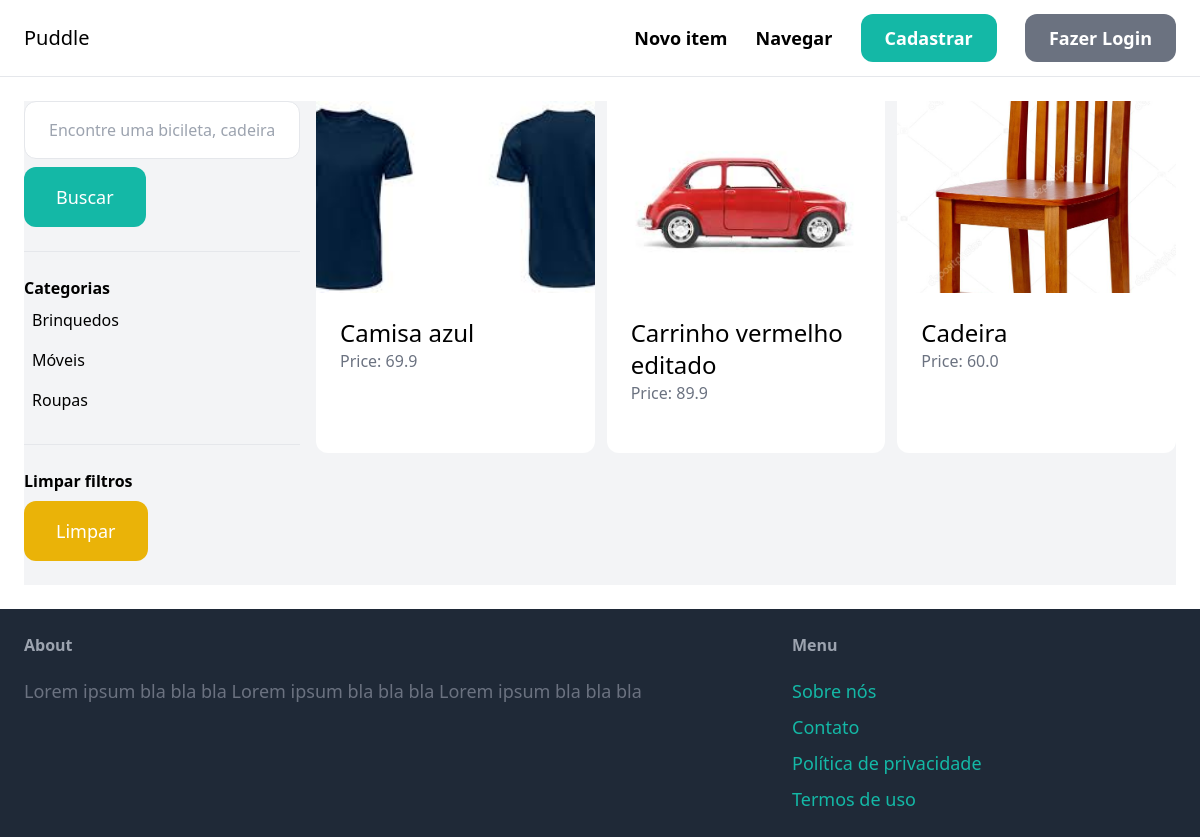
The app's page /items/ with its own data.
### item/models.py (models this page shows, shortened)
class Category(models.Model):
    name = models.CharField(max_length=255)
    class Meta:
        ordering = ('name',)
        verbose_name_plural = 'Categories'

class Item(models.Model):
    category = models.ForeignKey(Category, related_name='items', on_delete=models.CASCADE)
    name = models.CharField(max_length=255)
    description = models.TextField(blank=True, null=True)
    price = models.FloatField()
    image = models.ImageField(upload_to='item_images', blank=True, null=True)
    is_sold = models.BooleanField(default=False)
    created_by = models.ForeignKey(User, related_name='items', on_delete=models.CASCADE)
    created_at = models.DateTimeField(auto_now_add=True)

### item/views.py (the view)
# urls.py: path('', views.items, name='items'),
def items(request):
    query = request.GET.get('query', '')
    category_id = request.GET.get('category', 0)
    categories = Category.objects.all()
    items = Item.objects.filter(is_sold=False)
    if category_id:
        items = items.filter(category_id=category_id)
    if query:
        items = items.filter(Q(name__icontains=query) | Q(description__icontains=query))
    return render(request, 'item/items.html', {
        'items': items,
        'query': query,
        'categories': categories,
        'category_id': int(category_id)
    })

### item/templates/item/items.html (shortened to what this page needs)
{% extends 'core/base.html' %}
{% block content %}
<div class="pb-6 grid grid-cols-4 gap-4 bg-gray-100">
    <div class="col-span-1">
        <form method="get" action="{% url 'item:items' %}">
            <input name="query" class="w-full py-4 px-6 border rounded-xl" type="text" value="{{ query }}"
                   placeholder="Encontre uma bicileta, cadeira ou carro...">
            <button class="mt-2 py-4 px-8 text-lg bg-teal-500 text-white rounded-xl">Buscar</button>
        </form>
        <hr class="my-6">
        <p class="font-semibold">Categorias</p>
        <ul>
            {% for category in categories %}
            <li class="py-2 px-2 rounded-xl{% if category.id == category_id %} bg-gray-200{% endif %}">
                <a href="{% url 'item:items' %}?query={{ query }}&category={{ category.id }}">{{ category.name }}</a>
            </li>
            {% endfor %}
        </ul>
        <hr class="my-6">
        <p class="font-semibold">Limpar filtros</p>
        <ul>
            <li><a href="{% url 'item:items' %}" class="mt-2 py-4 px-8 inline-block bg-yellow-500 text-lg rounded-xl text-white">Limpar</a>
            </li>
    </div>
    <div class="col-span-3">
        <div class="grid grid-cols-3 gap-3">
            {% for item in items %}
            <div>
                <a href="{% url 'item:detail' item.id %}">
                    <div class="w-70 h-48 overflow-hidden relative">
                        <img src="{{ item.image.url }}" class="absolute w-full h-full object-cover">
                    </div>
                    <div class="w-70 h-40 p-6 bg-white rounded-b-xl">
                        <h2 class="text-2xl">{{ item.name }}</h2>
                        <p class="text-gray-500">Price: {{ item.price }}</p>
                    </div>
                </a>
            </div>
            {% endfor %}
        </div>
    </div>
</div>
{% endblock %}

### records on screen
Category: name "Brinquedos"
Category: name "Móveis"
Category: name "Roupas"
Item: image (picture), name "Camisa azul", price "69.9"
Item: image (picture), name "Carrinho vermelho editado", price "89.9"
Item: image (picture), name "Cadeira", price "60.0"
